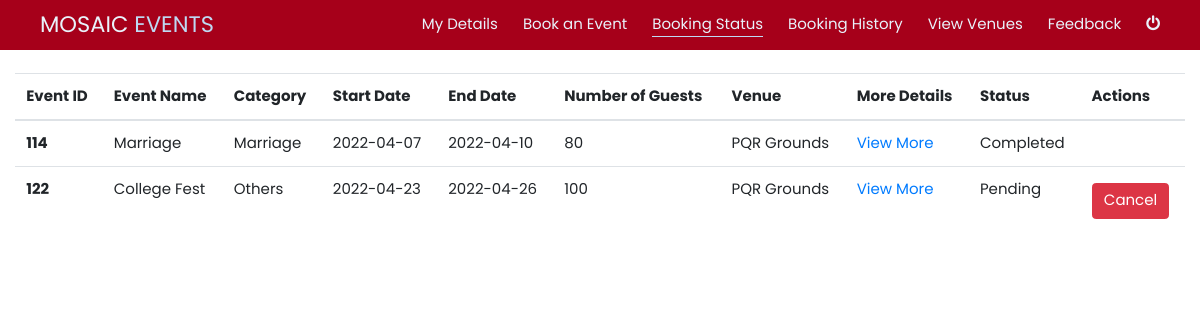
Page /booking_status.php (signed in) on the committed database.
### tables this page shows
CREATE TABLE `events` (
  `id` int(11) NOT NULL,
  `username` varchar(30) NOT NULL,
  `name` varchar(255) NOT NULL,
  `description` varchar(255) NOT NULL,
  `category` varchar(155) NOT NULL,
  `start_date` date NOT NULL,
  `end_date` date NOT NULL,
  `number_of_guests` int(30) DEFAULT NULL,
  `venue` varchar(30) NOT NULL,
  `status` varchar(30) NOT NULL,
  `total_cost` int(15) NOT NULL
);

### booking_status.php (the view, shortened to what this page needs)
<?php
include('db_connect.php');
$username = $_SESSION["rainbow_username"];
$sql = "SELECT * FROM events where username = '".$username."'";
$q2 = $conn->query($sql);
?>
<!DOCTYPE html>
<html>
    <head>
        <link rel="stylesheet" href="https://cdnjs.cloudflare.com/ajax/libs/font-awesome/4.7.0/css/font-awesome.min.css">
        <link rel="stylesheet" href="w3-css.css">
        <link rel="stylesheet" href="cssstyle.css">
        <link rel="stylesheet" href="https://stackpath.bootstrapcdn.com/bootstrap/4.5.0/css/bootstrap.min.css">
		<link href="//maxcdn.bootstrapcdn.com/font-awesome/4.7.0/css/font-awesome.min.css" rel="stylesheet">
    </head>
    <body id="body">
        <header >
            <div class="navigation w3-highway-red w3-container">
                <nav class="nav-container w3-padding-large">
                    <div class="logo">
                        <a href="customer_index.php" >MOSAIC <span>EVENTS</span></a>
                    </div>
                    <div class="links">
                        <a href="customer_index.php" class="lnk" >My Details</a>
                        <a href="book_an_event.php" class="lnk" >Book an Event</a>
                        <a href="booking_status.php" class="lnk active" >Booking Status</a>
                        <a href="booking_history.php" class="lnk" >Booking History</a>
                        <a href="view_venues.php" class="lnk" >View Venues</a>
                        <a href="feedback.php" class="lnk" >Feedback</a>
                        <a href="logout.php" id="logout"><i class="fa fa-power-off " style="font-size:16px" ></i></a>
                    </div>
                </nav>
            </div>
        </header>
        <section style='animation:fadeIn .15s linear;'>
            <div class="container-fluid my-4">
				<table class="table ">
					<thead>
						<tr>
							<th>Event ID</th>
							<th>Event Name</th>
							<th>Category</th>
							<th>Start Date</th>
							<th>End Date</th>
							<th>Number of Guests</th>
							<th>Venue</th>
                            <th>More Details</th>
                            <th>Status</th>
							<th>Actions</th>
						</tr>
					</thead>
					<tbody>
						<?php
                            while ($r = $q2->fetch_assoc()) {
						?>
							<tr>
								<th scope="row"><?php echo $r['id']; ?></th>
								<td><?php echo $r['name']; ?></td>
								<td><?php echo $r['category']; ?></td>
								<td><?php echo $r['start_date']; ?></td>
								<td><?php echo $r['end_date']; ?></td>
								<td><?php echo $r['number_of_guests'];?></td>
								<td><?php echo $r['venue'];?></td>
								<td><a href='view_more_details_events_customer.php?id=<?php echo $r['id']; ?>'>View More</a></td>
                                <td>
                                <?php
                                    if($r['status']==''){
                                        echo 'Pending';
                                    }
                                    else{
                                        echo $r['status'];
                                    } ?>
                                </td>
								<td>
                                    <?php
                                        $today_date = date("Y-m-d");
                                        $date1=date_create($r['start_date']);
                                        $date2=date_create($today_date);
                                        $diff=date_diff($date2,$date1);
                                        $d = $diff->format("%a");
                                    ?>
                                    <form action='booking_status.php?id=<?php echo $r['id']; ?><?php echo '&d='.$d; ?>' method='post' style='border:none;padding:5px 0;text-align:inherit;
                                    <?php
									if($r['status']=='Cancelled' or $r['status']=='Completed'){
										echo 'display:none;"';
									}
									else{
										echo 'display:inline-block;"';
									}
								    ?>
                                    '>
									    <button type="submit" class="btn btn-danger btn-xs" name='cancel'>Cancel</button>
                                    </form>
								</td>
							</tr>
						<?php } ?>
					</tbody>
				</table>
			</div>
        </section>
    </body>
</html>

### w3-css.css (style rules this page uses)
html { box-sizing:border-box }
*,*:before,*:after { box-sizing:inherit }
html { -ms-text-size-adjust:100%;-webkit-text-size-adjust:100% }
body { margin:0 }
article,aside,details,figcaption,figure,footer,header,main,menu,nav,section { display:block }
a { background-color:transparent }
button,input,select,textarea,optgroup { font:inherit;margin:0 }
button,input { overflow:visible }
button,select { text-transform:none }
button,[type=button],[type=reset],[type=submit] { -webkit-appearance:button }
html,body { font-family:Verdana,sans-serif;font-size:15px;line-height:1.5 }
html { overflow-x:hidden }
a { color:inherit }
.w3-container:after,.w3-container:before,.w3-panel:after,.w3-panel:before,.w3-row:after,.w3-row:before,.w3-row-padding:after,.w3-row-padding:before, .w3-cell-row:before,.w3-cell-row:after,.w3-clear:after,.w3-clear:before,.w3-bar:before,.w3-bar:after { content:"";display:table;clear:both }
.w3-container,.w3-panel { padding:0.01em 16px }
.w3-padding-large { padding:12px 24px!important }

### cssstyle.css (style rules this page uses)
* { font-family: 'Poppins', sans-serif; }
:root { --nav-link-color: rgba(233, 242, 251, 1); --nav-link-hover-color: rgb(190, 217, 243); --title-span-color: rgb(24, 78, 129); --hero-background: rgb(255, 255, 255); --hero-background-gradient: linear-gradient(0deg, rgba(255, 255, 255, 1) 0%, rgba(17, 57, 96, 1) 100%); --font-small: 0.5em; --font-medium: 1em; --font-medium-large: 1.25em; --font-large: 1.5rem; --font-x-large: 2rem; --font-2x-large: 3rem; --font-3x-large: 3.5rem; --font-4x-large: 4rem; --font-5x-large: 4.5rem; --font-6x-large: 5rem; --font-7x-large: 5.5rem; color: rgba(7, 26, 44, 1); --transition-slow: 0.6s; --transition-medium: 0.4s; --transition-fast: 0.2s; --transition-fastest: 0.1s; }
html { scroll-behavior: smooth; }
body { font-family: "Quicksand", sans-serif; background: #e9e9e9; }
* { margin: 0; }
.active { display: block; content: ""; border-bottom: 1px solid var(--nav-link-hover-color); transition: transform var(--transition-fastest) ease-in-out; transform: scaleX(1); transform-origin: 0% 50%; }
.navigation { width: 100%; position: relative; z-index: 100; top: 0px; height: 50px; background-color: rgb(141, 4, 4); }
.nav-container { margin: 0 auto; width: 100%; height: 100%; display: flex; }
.nav-container .links { display: flex; width: 100%; align-items: center; justify-content: flex-end; gap: 25px; }
.nav-container .logo { display: flex; width: 100%; align-items: center; min-width: 20%; }
.nav-container .logo span { color: var(--nav-link-hover-color); }
.nav-container .links a, .nav-container .logo a { text-decoration: none; color: var(--nav-link-color); transition: var(--transition-fast); }
.nav-container .links a { font-size: var(--font-medium); width: max-content; }
.nav-container .logo a { font-size: var(--font-large); }
.nav-container .links a:after, .mobile-links a:after { display: block; content: ""; border-bottom: 1px solid var(--nav-link-hover-color); transform: scaleX(0); transition: transform var(--transition-fastest) ease-in-out; transform-origin: 100% 50%; }
.w3-highway-red { color:#fff;background-color:#a6001a }
section { position: relative; display: flex; justify-content: center; align-items:center; width: 100%; margin: 20px 0; }
form { position:relative; text-align:center; color: rgb(141, 4, 4); width:100%; font-size: 16px; font-weight:300; letter-spacing:1px; border: 1px rgb(141, 4, 4) dashed; padding:20px; }
::placeholder { color: black; }

### rows in the picture
events: id "114", name "Marriage", category "Marriage", start_date "2022-04-07", end_date "2022-04-10", number_of_guests "80", venue "PQR Grounds", status "Completed"
events: id "122", name "College Fest", category "Others", start_date "2022-04-23", end_date "2022-04-26", number_of_guests "100", venue "PQR Grounds", status "Pending"
